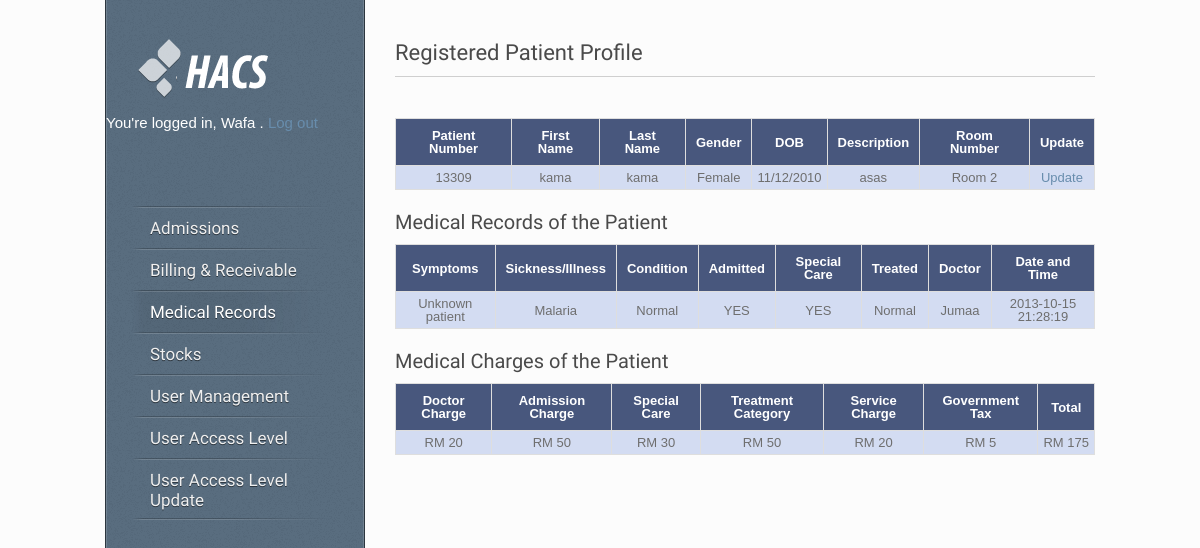
Page /view_others.php?id=13309 (signed in) on the committed database.
### tables this page shows
CREATE TABLE IF NOT EXISTS `users` (
  `id` int(10) NOT NULL AUTO_INCREMENT,
  `username` varchar(50) NOT NULL,
  `password` varchar(50) NOT NULL,
  `firstname` varchar(50) NOT NULL,
  `surname` varchar(50) NOT NULL,
  `email` varchar(255) NOT NULL,
  `signup_date` datetime NOT NULL,
  PRIMARY KEY (`id`),
  KEY `username` (`username`)
);

CREATE TABLE IF NOT EXISTS `unknownpatient` (
  `id` int(11) NOT NULL AUTO_INCREMENT,
  `patientNumber` int(11) NOT NULL,
  `patientFirst` varchar(50) NOT NULL,
  `patientLast` varchar(50) NOT NULL,
  `gender` varchar(10) NOT NULL,
  `birthDate` varchar(20) NOT NULL,
  `description` text NOT NULL,
  `Room` varchar(10) NOT NULL,
  PRIMARY KEY (`id`)
);

CREATE TABLE IF NOT EXISTS `medication` (
  `patientNumber` varchar(100) NOT NULL,
  `symptoms` text NOT NULL,
  `sickness` text NOT NULL,
  `condition` varchar(255) NOT NULL,
  `admit` varchar(100) NOT NULL,
  `specialcare` varchar(100) NOT NULL,
  `treated` text NOT NULL,
  `doctor` varchar(255) NOT NULL,
  `date` datetime NOT NULL
);

CREATE TABLE IF NOT EXISTS `invoice` (
  `patientNumber` varchar(100) NOT NULL,
  `doctorCharge` varchar(100) NOT NULL,
  `admissionCharge` varchar(100) NOT NULL,
  `specialCare` varchar(100) NOT NULL,
  `treatmentCategory` varchar(100) NOT NULL,
  `serviceCharge` varchar(100) NOT NULL,
  `governmentTax` varchar(100) NOT NULL,
  `date` datetime NOT NULL
);

### core.inc.php (called while the page is built, shortened)
<?php
	function loggedin()
	{
		if (isset($_SESSION['user_id']) && !empty($_SESSION['user_id']))
	{
		return true;
	}else
	{
		return false;
	}
	}
	function getuserfield($field)
	{
		$query = "SELECT `$field` FROM `users` WHERE `id`='".$_SESSION['user_id']."'";
		if ($query_run = mysql_query($query))
		{
			if ($query_result = mysql_result($query_run, 0, $field))
			{
				return $query_result;
			}
		}
	}
		function checkadmission()
	{
		$check = mysql_query("SELECT admission FROM access WHERE userid = '".$_SESSION['user_id']."'");
		while ($row = mysql_fetch_array($check))
		{
			$admission = $row['admission'];
			if ($admission == 1)
			{
				return true;
			}
			else
			{
				return false;
			}
		}
	}
	function checkbill()
	{
		$check = mysql_query("SELECT bill FROM access WHERE userid = '".$_SESSION['user_id']."'");
		while ($row = mysql_fetch_array($check))
		{
			$bill = $row['bill'];
			if ($bill == 1)
			{
				return true;
			}
			else
			{
				return false;
			}
		}
	}
	function checkmedical()
	{
		$check = mysql_query("SELECT medical FROM access WHERE userid = '".$_SESSION['user_id']."'");
		while ($row = mysql_fetch_array($check))
		{
			$medical = $row['medical'];
			if ($medical == 1)
			{
				return true;
			}
			else
			{
				return false;
			}
		}
	}
	function checkstocks()
	{
		$check = mysql_query("SELECT stocks FROM access WHERE userid = '".$_SESSION['user_id']."'");
		while ($row = mysql_fetch_array($check))
		{
			$stocks = $row['stocks'];
			if ($stocks == 1)
			{
				return true;
			}
			else
			{
				return false;
			}
		}
	}
	function checkpatient()
	{
		$check = mysql_query("SELECT patient FROM access WHERE userid = '".$_SESSION['user_id']."'");
		while ($row = mysql_fetch_array($check))
		{
			$patient = $row['patient'];
			if ($patient == 1)
			{
				return true;
			}
			else
			{
				return false;
			}
		}
	}
	function checkadmin()
	{
		$check = mysql_query("SELECT admin FROM access WHERE userid = '".$_SESSION['user_id']."'");
		while ($row = mysql_fetch_array($check))
		{
			$admin = $row['admin'];
			if ($admin == 1)
			{
				return true;
			}
			else
			{
				return false;
			}
		}
	}
?>

### view_others.php (the view, shortened to what this page needs)
<?php
	require 'core.inc.php';
	if (loggedin())
	{
?>
<!DOCTYPE HTML>
<html lang="en-US">
<head>
<link rel="stylesheet" type="text/css" href="style.css" media="all" />
<link type="text/css" rel="stylesheet" href="css/styles/form.css?v3.1.19"/>
<link href="css/calendarview.css?v3.1.19" rel="stylesheet" type="text/css" />
<link type="text/css" rel="stylesheet" href="http://cdn.jotfor.ms/css/styles/nova.css?3.1.19" />
<link type="text/css" media="print" rel="stylesheet" href="http://cdn.jotfor.ms/css/printForm.css?3.1.19" />
</head>
<body>
<div id="wrapper">
	<div id="sidebar">
		 <div id="logo"><a href="index.php"><img src="style/images/logo.png" alt="Hospital Access Control System" /></a></div>
		<?php
			$firstname = getuserfield('firstname');
			$firstname_decrypted = base64_decode($firstname);
			echo '<br /><p style="color:white; font-size: 15px;">You\'re logged in,  '.$firstname_decrypted.' . <a href="logout.php">Log out</a></p><br>' ;
		?>
    <div id="menu" class="menu-v">
      <ul>
		<?php if (checkadmission()) { ?>
        <li><a href="index.php" >Admissions</a>
        </li>
		<?php
			}else
			{
		?>		<li><a href="#" style="color: red;"><?php echo 'Permission Denied'; ?></a></li>
		<?php
			}
		?>
		<?php if (checkbill()) { ?>
        <li><a href="bill_receivable.php">Billing & Receivable</a>
        </li>
		<?php
			}else
			{
		?>		<li><a href="#" style="color: red;"><?php echo 'Permission Denied'; ?></a></li>
		<?php
			}
		?>
		<?php if (checkmedical()) { ?>
        <li><a href="medical.php" class="active">Medical Records</a></li>
		<?php
			}else
			{
		?>		<li><a href="#" style="color: red;"><?php echo 'Permission Denied'; ?></a></li>
		<?php
			}
		?>
		<?php if (checkstocks()) { ?>
        <li><a href="stocks.php">Stocks</a>
        </li>
		<?php
			}else
			{
		?>		<li><a href="#" style="color: red;"><?php echo 'Permission Denied'; ?></a></li>
		<?php
			}
		?>
		<?php if (checkpatient()) { ?>
        <li><a href="#">User Management</a>
		</li>
		<?php
			}else
			{
		?>		<li><a href="#" style="color: red;"><?php echo 'Permission Denied'; ?></a></li>
		<?php
			}
		?>
		<?php if (checkadmin()) { ?>
			<li><a href="access.php">User Access Level</a></li>
			<li><a href="access_update.php">User Access Level Update</a></li>
		<?php
			}else
			{
		?>		<li><a href="#" style="color: red;"><?php echo 'Permission Denied'; ?></a></li>
		<?php
			}
		?>
      </ul>
    </div>
	</div>
	<div id="content">
	<h1 class="title">Registered Patient Profile</h1>
	<div class="line"></div>
	<?php if (checkmedical()) { ?>
	<div id="container">
		<div id="main">
			<table>
				<tr>
					<th>Patient Number</th>
					<th>First Name</th>
					<th>Last Name</th>
					<th>Gender</th>
					<th>DOB</th>
					<th>Description</th>
					<th>Room Number</th>
					<th>Update</th>
				</tr>
				<?php
					$patientNumber = $_GET['id'];
					$sql = "SELECT * FROM unknownpatient WHERE patientNumber='$patientNumber'";
					$query =  mysql_query($sql) or die(mysql_error());
					while ($rows = mysql_fetch_assoc($query))
					{
						$patientNumber = $rows['patientNumber'];
						$patientFirst = $rows['patientFirst'];
						$patientLast = $rows['patientLast'];
						$gender = $rows['gender'];
						$birthDate = $rows['birthDate'];
						$description = $rows['description'];
						$Room = $rows['Room'];
						$patientFirst_decrypted = base64_decode($patientFirst);
						$patientLast_decrypted = base64_decode($patientLast);
						$gender_decrypted = base64_decode($gender);
						$birthDate_decrypted = base64_decode($birthDate);
						$description_decrypted = base64_decode($description);
						$Room_decrypted = base64_decode($Room);
				?>
					<tr>
						<td><?php echo $patientNumber; ?></td>
						<td><?php echo $patientFirst_decrypted; ?></td>
						<td><?php echo $patientLast_decrypted; ?></td>
						<td><?php echo $gender_decrypted; ?></td>
						<td><?php echo $birthDate_decrypted; ?></td>
						<td><?php echo $description_decrypted; ?></td>
						<td><?php echo $Room_decrypted; ?></td>
						<td><a href="update.php?id=<?php echo $rows['id']; ?>">Update</a></td>
					</tr>
				<?php
					}
				?>
			</table>
			<h2>Medical Records of the Patient</h2>
			<table>
				<tr>
					<th>Symptoms</th>
					<th>Sickness/Illness</th>
					<th>Condition</th>
					<th>Admitted</th>
					<th>Special Care</th>
					<th>Treated</th>
					<th>Doctor</th>
					<th>Date and Time</th>
				</tr>
				<?php
					$patientNumber = $_GET['id'];
					$sql = "SELECT * FROM medication WHERE patientNumber ='$patientNumber' ";
					$query =  mysql_query($sql) or die(mysql_error());
					while ($rows = mysql_fetch_assoc($query))
					{
						$symptoms = $rows['symptoms'];
						$sickness = $rows['sickness'];
						$condition = $rows['condition'];
						$admit = $rows['admit'];
						$specialcare = $rows['specialcare'];
						$treated = $rows['treated'];
						$doctor = $rows['doctor'];
						$date = $rows['date'];
						$symptoms_decrypted = base64_decode($symptoms);
						$sickness_decrypted = base64_decode($sickness);
						$condition_decrypted = base64_decode($condition);
						$admit_decrypted = base64_decode($admit);
						$specialcare_decrypted = base64_decode($specialcare);
						$treated_decrypted = base64_decode($treated);
						$doctor_decrypted = base64_decode($doctor);
				?>
					<tr>
						<td><?php echo $symptoms_decrypted; ?></td>
						<td><?php echo $sickness_decrypted; ?></td>
						<td><?php echo $condition_decrypted; ?></td>
						<td><?php echo $admit_decrypted; ?></td>
						<td><?php echo $specialcare_decrypted; ?></td>
						<td><?php echo $treated_decrypted; ?></td>
						<td><?php echo $doctor_decrypted; ?></td>
						<td><?php echo $date; ?></td>
					</tr>
				<?php
					}
				?>
			</table>
			<h2>Medical Charges of the Patient</h2>
			<table>
				<tr>
					<th>Doctor Charge</th>
					<th>Admission Charge</th>
					<th>Special Care</th>
					<th>Treatment Category</th>
					<th>Service Charge</th>
					<th>Government Tax</th>
					<th>Total</th>
				</tr>
				<?php
					$patientNumber = $_GET['id'];
					$sql = "SELECT * FROM invoice WHERE patientNumber ='$patientNumber' ";
					$query =  mysql_query($sql) or die(mysql_error());
					while ($rows = mysql_fetch_assoc($query))
					{
						$doctorCharge = $rows['doctorCharge'];
						$admissionCharge = $rows['admissionCharge'];
						$specialCare = $rows['specialCare'];
						$treatmentCategory = $rows['treatmentCategory'];
						$serviceCharge = $rows['serviceCharge'];
						$governmentTax = $rows['governmentTax'];
						$doctorCharge_decrypted = base64_decode($doctorCharge);
						$admissionCharge_decrypted = base64_decode($admissionCharge);
						$specialCare_decrypted = base64_decode($specialCare);
						$treatmentCategory_decrypted = base64_decode($treatmentCategory);
						$serviceCharge_decrypted = base64_decode($serviceCharge);
						$governmentTax_decrypted = base64_decode($governmentTax);
						$total = $doctorCharge_decrypted + $admissionCharge_decrypted + $specialCare_decrypted + $treatmentCategory_decrypted + $serviceCharge_decrypted + $governmentTax_decrypted
				?>
					<tr>
						<td>RM&nbsp;<?php echo $doctorCharge_decrypted; ?></td>
						<td>RM&nbsp;<?php echo $admissionCharge_decrypted; ?></td>
						<td>RM&nbsp;<?php echo $specialCare_decrypted; ?></td>
						<td>RM&nbsp;<?php echo $treatmentCategory_decrypted; ?></td>
						<td>RM&nbsp;<?php echo $serviceCharge_decrypted; ?></td>
						<td>RM&nbsp;<?php echo $governmentTax_decrypted; ?></td>
						<td>RM&nbsp;<?php echo $total; ?></td>
					</tr>
				<?php
					}
				?>
			</table>
		</div>
	</div>
	<?php
		}else
		{
	?>		<center><h2 style="color: red;">Permission Denied</h2></center>
	<?php
		}
	?>
</div>
</body>
</html>
<?php
	}else
	{
		require 'loginform.inc.php';
	}
?>

### style.css (style rules this page uses)
html, body, div, span, applet, object, iframe, h1, h2, h3, h4, h5, h6, p, blockquote, pre, a, acronym, address, big, cite, code, del, dfn, em, font, img, ins, kbd, q, s, samp, small, strike, strong, tt, var, b, u, i, center, dl, dt, dd, ol, ul, li, fieldset, form, label, legend { margin:0; padding:0; border:0; outline:0; font-size:100%; vertical-align:baseline; background:transparent }
body { line-height:1 }
ol, ul { list-style:none }
table { border-collapse:collapse; border-spacing:0 }
th, td { margin:0; padding:0 }
html, body { height: 100%; }
body { background-color: #FCFCFC; font-family:Arial, sans-serif; font-size: 13px; color: #585858; }
p { line-height: 20px; margin-bottom: 20px; }
a { color: #688dad; text-decoration: none; }
h1, h2, h3, h4, h5, h6 { font-family: 'Amaranth', sans-serif; color: #4a4a4a; font-weight: normal; margin: 0 0 10px 0; }
h1 { font-size: 22px; line-height: 26px; }
h2 { font-size: 20px; line-height: 24px; }
h1.title { padding: 0; }
img { display: block; }
.line { background: transparent url(style/images/line.png) repeat-x; height: 2px; padding: 20px 0 0 0; line-break: 0px; }
ul { line-height: 20px; margin-bottom: 20px; }
ul li { background: transparent url(style/images/bullet.png) left 8px no-repeat; padding-left: 15px; }
#wrapper { width: 990px; margin: 0 auto; overflow: hidden; }
#content { width: 700px; float: right; padding: 40px 0 20px 0; }
#sidebar { width: 258px; background: #596d7f url(style/images/noize.png) repeat 100% 0; -webkit-box-shadow: inset 0px 0px 0px 1px rgba(255, 255, 255, 0.15); -moz-box-shadow: inset 0px 0px 0px 1px rgba(255, 255, 255, 0.15); box-shadow: inset 0px 0px 0px 1px rgba(255, 255, 255, 0.15); border-left: 1px solid rgba(0, 0, 0, 0.50); border-right: 1px solid rgba(0, 0, 0, 0.50); float: left; position: fixed; margin-top: -1px; z-index: 100; }
#logo { text-align: left; padding: 40px 32px 0 32px; }
#logo a { border: none; }
#logo img { display: inline; }
#menu { float: left; text-align: left; font-family: 'Amaranth', sans-serif; font-size: 17px; margin-top: 40px; margin-bottom: 50px; position: relative; z-index: 100; padding: 0 0 0 24px; text-shadow: 0px 1px 0px rgba(0, 0, 0, 0.5); }
.menu-v ul { margin: 0; padding: 0; list-style-type: none; width: 200px; background: transparent url(style/images/menu-line.png) no-repeat center bottom; }
.menu-v ul li { position: relative; padding-right: 5px; background: transparent url(style/images/menu-line.png) no-repeat center top; padding: 0; }
.menu-v ul li a { display: block; color: white; text-decoration: none; padding: 12px 0 10px 20px; padding-right: 17px; background: transparent; color: #f0f0f0; text-decoration: none; border: none; }
.menu-v ul li a.active, .menu-v ul li a.selected, .menu-v ul li a:hover { text-decoration: none; background: transparent url(style/images/menu-hover.png) repeat-y left top; color: #fff; }
table { width: 100%; border-collapse: collapse; margin-bottom: 20px; color: #6e6e6e; border-bottom:1px solid #dedede; }
table td { padding: 8px 10px; border-right:1px solid #dedede; }
table th { padding: 10px; text-align: left; border-right:1px solid #dedede; font-weight: normal; }
table tr { border-left:1px solid #dedede; border-top:1px solid #dedede; }

### view_others.php (style rules this page uses)
#main table th { padding: 10px; background-color: #48577D; color: #FFFFFF; text-align: center; font-weight: bold; }
#main table td { padding: 5px; text-align: center; }
#main table tr { background-color: #D3DCF2; }

### rows in the picture
users: firstname "Wafa"
unknownpatient: patientNumber "13309", patientFirst "kama", patientLast "kama", gender "Female", birthDate "11/12/2010", description "asas", Room "Room 2"
medication: symptoms "Unknown patient", sickness "Malaria", condition "Normal", admit "YES", specialcare "YES", treated "Normal", doctor "Jumaa", date "2013-10-15 21:28:19"
invoice: doctorCharge "20", admissionCharge "50", specialCare "30", treatmentCategory "50", serviceCharge "20", governmentTax "5", total "175"
